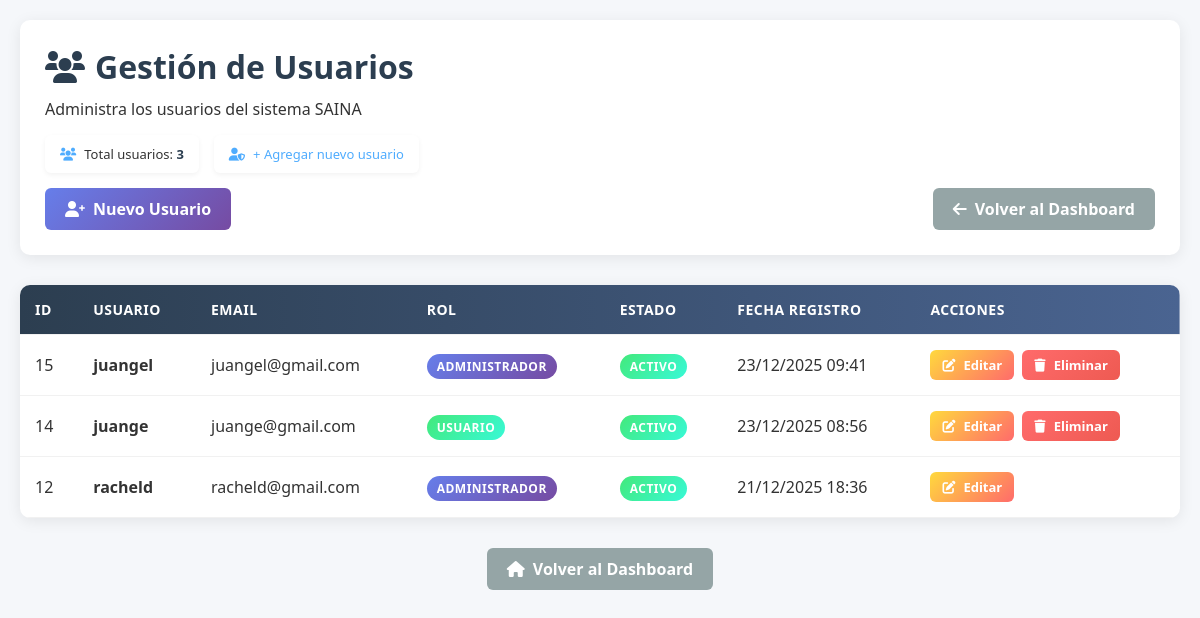
/admin/usuarios/listar.php (signed in), run on the app's committed database.
### tables this page shows
CREATE TABLE `usuarios` (
  `id` int(11) NOT NULL,
  `username` varchar(50) NOT NULL,
  `password` varchar(255) NOT NULL,
  `email` varchar(100) DEFAULT NULL,
  `rol` enum('admin','usuario') DEFAULT 'usuario',
  `fecha_creacion` datetime DEFAULT current_timestamp(),
  `activo` tinyint(1) DEFAULT 1
);

### admin/usuarios/listar.php (the view, shortened to what this page needs)
<?php
require_once '../includes/database.php';
$sql = "SELECT * FROM usuarios ORDER BY fecha_creacion DESC";
$resultado = $conn->query($sql);
$sql_count = "SELECT COUNT(*) as total FROM usuarios";
$count_result = $conn->query($sql_count);
$total_usuarios = $count_result->fetch_assoc()['total'];
?>
<!DOCTYPE html>
<html lang="es">
<head>
    <link rel="stylesheet" href="https://cdnjs.cloudflare.com/ajax/libs/font-awesome/6.0.0/css/all.min.css">
</head>
<body>
    <div class="container">
        <div class="header">
            <h1><i class="fas fa-users"></i> Gestión de Usuarios</h1>
            <p>Administra los usuarios del sistema SAINA</p>
            <div class="stats-bar">
                <div class="stat-item">
                    <i class="fas fa-users"></i>
                    <span>Total usuarios: <span class="number"><?php echo $total_usuarios; ?></span></span>
                </div>
                <div class="stat-item">
                    <i class="fas fa-user-shield"></i>
                    <a href="registrar.php" style="color: #4facfe; text-decoration: none;">
                        + Agregar nuevo usuario
                    </a>
                </div>
            </div>
            <div class="header-actions">
                <a href="registrar.php" class="btn btn-primary">
                    <i class="fas fa-user-plus"></i> Nuevo Usuario
                </a>
                <a href="../index.php" class="btn" style="background: #95a5a6; color: white;">
                    <i class="fas fa-arrow-left"></i> Volver al Dashboard
                </a>
            </div>
        </div>
        <div class="table-container">
            <?php if ($resultado->num_rows > 0): ?>
                <table>
                    <thead>
                        <tr>
                            <th>ID</th>
                            <th>Usuario</th>
                            <th>Email</th>
                            <th>Rol</th>
                            <th>Estado</th>
                            <th>Fecha Registro</th>
                            <th>Acciones</th>
                        </tr>
                    </thead>
                    <tbody>
                        <?php while($usuario = $resultado->fetch_assoc()): ?>
                        <tr>
                            <td><?php echo $usuario['id']; ?></td>
                            <td>
                                <strong><?php echo htmlspecialchars($usuario['username']); ?></strong>
                            </td>
                            <td><?php echo htmlspecialchars($usuario['email']); ?></td>
                            <td>
                                <span class="badge <?php echo $usuario['rol'] == 'admin' ? 'badge-admin' : 'badge-user'; ?>">
                                    <?php echo $usuario['rol'] == 'admin' ? 'Administrador' : 'Usuario'; ?>
                                </span>
                            </td>
                            <td>
                                <span class="badge <?php echo $usuario['activo'] ? 'badge-active' : 'badge-inactive'; ?>">
                                    <?php echo $usuario['activo'] ? 'Activo' : 'Inactivo'; ?>
                                </span>
                            </td>
                            <td><?php echo date('d/m/Y H:i', strtotime($usuario['fecha_creacion'])); ?></td>
                            <td>
                                <div class="actions">
                                    <a href="registrar.php?editar=<?php echo $usuario['id']; ?>"
                                       class="btn btn-warning">
                                        <i class="fas fa-edit"></i> Editar
                                    </a>
                                    <?php if ($usuario['username'] != 'racheld'): ?>
                                    <a href="eliminar.php?id=<?php echo $usuario['id']; ?>"
                                       class="btn btn-danger"
                                       onclick="return confirm('¿Eliminar usuario <?php echo htmlspecialchars($usuario['username']); ?>?')">
                                        <i class="fas fa-trash"></i> Eliminar
                                    </a>
                                    <?php endif; ?>
                                </div>
                            </td>
                        </tr>
                        <?php endwhile; ?>
                    </tbody>
                </table>
            <?php endif; ?>
        </div>
        <div style="text-align: center; margin-top: 20px;">
            <a href="../index.php" class="btn" style="background: #95a5a6; color: white;">
                <i class="fas fa-home"></i> Volver al Dashboard
            </a>
        </div>
    </div>
</body>
</html>

### admin/usuarios/listar.php (style rules this page uses)
* { margin: 0; padding: 0; box-sizing: border-box; font-family: 'Segoe UI', Tahoma, Geneva, Verdana, sans-serif; }
body { background: #f5f7fa; color: #333; padding: 20px; }
.container { max-width: 1200px; margin: 0 auto; }
.header { background: white; padding: 25px; border-radius: 10px; box-shadow: 0 3px 15px rgba(0,0,0,0.08); margin-bottom: 30px; }
.header h1 { color: #2c3e50; margin-bottom: 10px; display: flex; align-items: center; gap: 10px; }
.header-actions { display: flex; justify-content: space-between; align-items: center; margin-top: 15px; }
.btn { padding: 10px 20px; border: none; border-radius: 6px; cursor: pointer; font-weight: 600; text-decoration: none; display: inline-flex; align-items: center; gap: 8px; transition: all 0.3s; }
.btn-primary { background: linear-gradient(135deg, #667eea, #764ba2); color: white; }
.btn-danger { background: linear-gradient(135deg, #ff6b6b, #ee5a52); color: white; padding: 6px 12px; font-size: 13px; }
.btn-warning { background: linear-gradient(135deg, #ffd93d, #ff6b6b); color: white; padding: 6px 12px; font-size: 13px; }
.stats-bar { display: flex; gap: 15px; margin-top: 15px; flex-wrap: wrap; }
.stat-item { background: white; padding: 10px 15px; border-radius: 6px; box-shadow: 0 2px 5px rgba(0,0,0,0.05); display: flex; align-items: center; gap: 8px; font-size: 13px; }
.stat-item i { color: #4facfe; }
.stat-item .number { font-weight: 700; color: #2c3e50; }
.table-container { background: white; border-radius: 10px; box-shadow: 0 3px 15px rgba(0,0,0,0.08); overflow: hidden; margin-bottom: 30px; }
table { width: 100%; border-collapse: collapse; }
thead { background: linear-gradient(90deg, #2c3e50, #4a6491); color: white; }
th, td { padding: 15px; text-align: left; border-bottom: 1px solid #f1f1f1; }
th { font-weight: 600; font-size: 14px; text-transform: uppercase; letter-spacing: 0.5px; }
.badge { padding: 4px 10px; border-radius: 20px; font-size: 12px; font-weight: 600; text-transform: uppercase; letter-spacing: 0.5px; }
.badge-admin { background: linear-gradient(135deg, #667eea, #764ba2); color: white; }
.badge-user { background: linear-gradient(135deg, #43e97b, #38f9d7); color: white; }
.badge-active { background: linear-gradient(135deg, #43e97b, #38f9d7); color: white; }
.actions { display: flex; gap: 8px; }

### data on the page
usuarios: id "15", username "juangel", email "juangel@gmail.com", rol "ADMINISTRADOR", activo "ACTIVO", fecha_creacion "23/12/2025 09:41"
usuarios: id "14", username "juange", email "juange@gmail.com", rol "USUARIO", activo "ACTIVO", fecha_creacion "23/12/2025 08:56"
usuarios: id "12", username "racheld", email "racheld@gmail.com", rol "ADMINISTRADOR", activo "ACTIVO", fecha_creacion "21/12/2025 18:36"

### other printed values
$total_usuarios "3"
